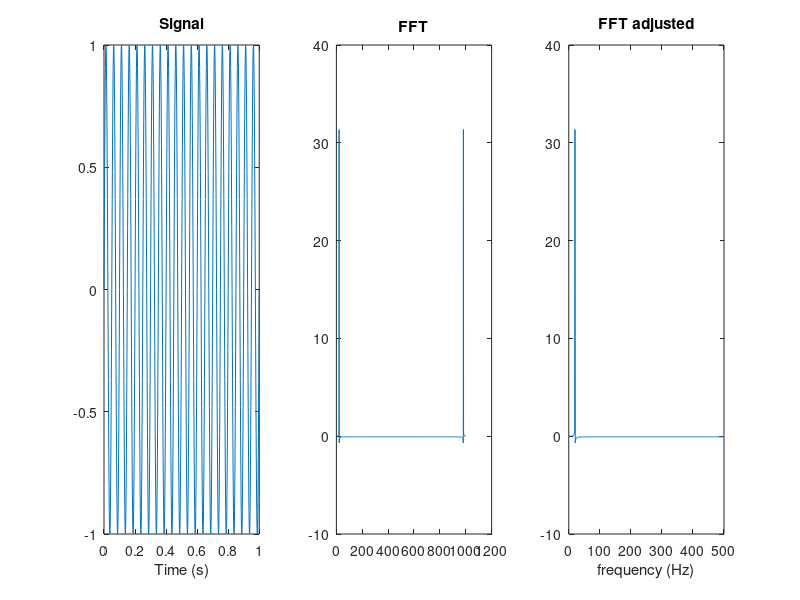

Reproduce this figure in MATLAB.
%%  FOURIER 2
clear     % Elimina tutte le variabili
clc       % Pulisce linea di comandi
close all % Chiude tutte le figure
%% DATI
L = 1;    % Lunghezza del Segnale (millisec)
Fc = 1000; % Frequenza  Campionamento
T = 1/Fc; % Intervallo Campionamento
t = 0:T:(L); % Vettore dei Tempi (sec)
s = sin(2*pi*20*t);

%% ELABORO
S = real(fft(s));

len = length(t);
S2 = S(1:floor(len/2)+1);
f_max = Fc/2;
f_sampling = Fc/len;
f = 0:f_sampling:f_max;


%%  GRAFICI
figure
subplot(1,3,1);
plot(t,s);
xlabel('Time (s)');
title('Signal');

subplot(1,3,2);
plot(S);
title('FFT')

subplot(1,3,3)
plot(f,S2);
title('FFT adjusted')
xlabel('frequency (Hz)')
xlim([0,f_max])